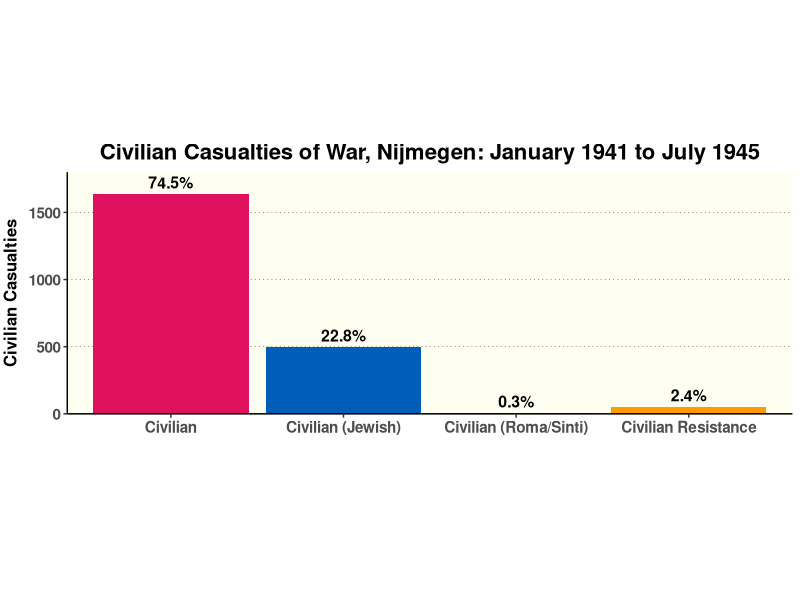
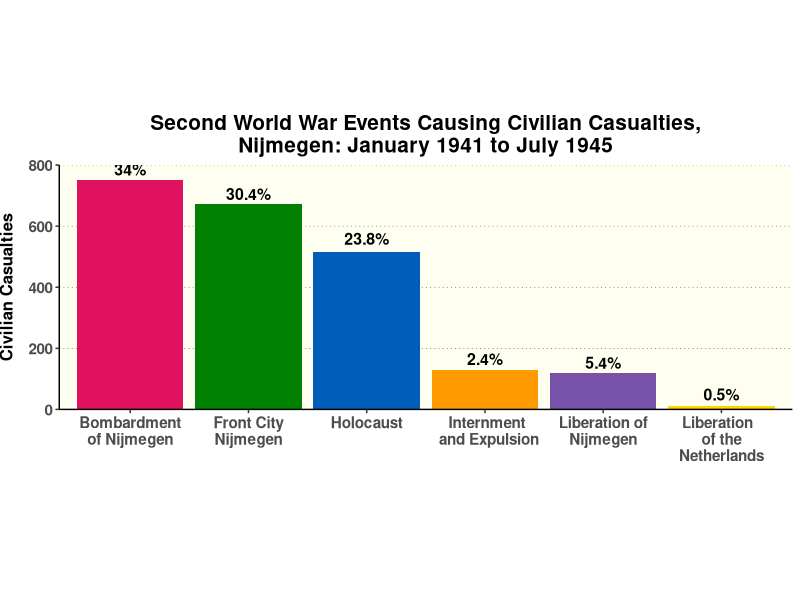
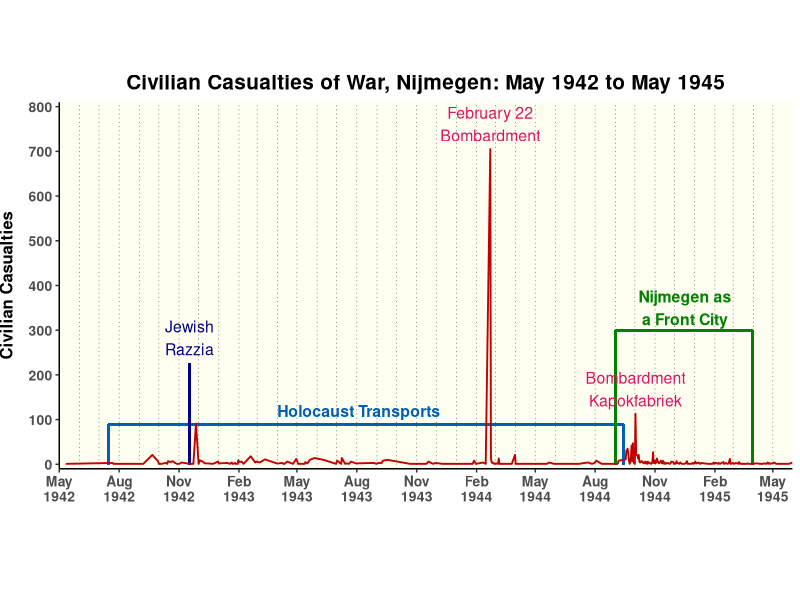

Generate these figures, in order, with R:
install.packages("ggplot2")
install.packages("tidyverse")
install.packages("lubridate")
library(ggplot2)
library(tidyverse)
library(lubridate)

war_dead <- read_tsv("War_Dead_Nijmegen.tsv")
warcat <- war_dead %>% count(`War Category`)
eventgrp <- war_dead %>% count(`Event Group`)
dates <- as.Date(dmy(war_dead$`Date of Death`))
deaths <- as.data.frame(table(dates))
colnames(deaths) <- c("Date","Deaths")

warc_plot <- ggplot(warcat,aes(`War Category`,n,fill=`War Category`)) + 
  geom_col() + 
  scale_fill_manual(values=c("#E0115F","#005EB8","#008000","#FF9B00")) + 
  scale_y_continuous(limits=c(0,1800), expand=c(0,0)) + 
  annotate("text",x="Civilian",y=1723,label="74.5%",size=4,fontface="bold") + 
  annotate("text",x="Civilian (Jewish)",y=583,label="22.8%",size=4,fontface="bold") + 
  annotate("text",x="Civilian (Roma/Sinti)",y=91,label="0.3%",size=4,fontface="bold") + 
  annotate("text",x="Civilian Resistance",y=138,label="2.4%",size=4,fontface="bold") + 
  labs(x="",y="Civilian Casualties", 
       title="Civilian Casualties of War, Nijmegen: January 1941 to July 1945") + 
  theme_classic() + 
  theme(legend.position="none",
        panel.background=element_rect(fill="#FFFFF1"),
        panel.grid.major.y=element_line(color="#444444",
                                        linetype="dotted",linewidth=0.2),
        plot.title=element_text(face="bold",size=16,hjust=0.5),
        axis.title.y=element_text(face="bold",size=12,vjust=2),
        axis.text.x=element_text(face="bold",size=11),
        axis.text.y=element_text(face="bold",size=11),
        aspect.ratio=1/3)

evgr_plot <- ggplot(eventgrp,aes(`Event Group`,n,fill=`Event Group`)) + geom_col() + 
  annotate("text",x="Bombardment of Nijmegen",y=785,label="34%",size=4,fontface="bold") + 
  annotate("text",x="Front City Nijmegen",y=705,label="30.4%",size=4,fontface="bold") + 
  annotate("text",x="Holocaust",y=559,label="23.8%",size=4,fontface="bold") + 
  annotate("text",x="Internment and Expulsion",y=165,label="2.4%",size=4,fontface="bold")+
  annotate("text",x="Liberation of Nijmegen",y=153,label="5.4%",size=4,fontface="bold") + 
  annotate("text",x="Liberation of the Netherlands",y=49,label="0.5%",size=4,
           fontface="bold") + 
  scale_fill_manual(values=c("#E0115F","#008000","#005EB8",
                             "#FF9B00","#7851A9","#FFD700")) + 
  scale_y_continuous(limits=c(0,800), expand=c(0,0)) + 
  scale_x_discrete(labels=c("Bombardment
of Nijmegen","Front City
Nijmegen","Holocaust","    Internment   
  and Expulsion","Liberation of
Nijmegen","Liberation  
of the
Netherlands")) + 
  labs(x="",y="Civilian Casualties",
       title="Second World War Events Causing Civilian Casualties,
Nijmegen: January 1941 to July 1945") + 
  theme_classic() + 
  theme(legend.position="none",
        panel.background=element_rect(fill="#FFFFF1"),
        panel.grid.major.y=element_line(color="#444444",
                                        linetype="dotted",linewidth=0.2),
        plot.title=element_text(face="bold",size=15,hjust=0.5),
        axis.title.y=element_text(face="bold",size=12,vjust=3),
        axis.text.x=element_text(face="bold",size=11),
        axis.text.y=element_text(face="bold",size=11),
        aspect.ratio=1/3)

timeline <- ggplot(deaths, aes(as.Date(Date),Deaths)) + 
  scale_x_date(breaks="3 months",minor_breaks="1 month",expand=c(0,0),date_labels=("%b
%Y"),limits=c(as.Date("1942-05-01"),as.Date("1945-05-31"))) + 
  scale_y_continuous(n.breaks=8,limits=c(0,800),expand=c(0.0125,0)) + 
  labs(x="",y="Civilian Casualties",
       title="Civilian Casualties of War, Nijmegen: May 1942 to May 1945") + 
  annotate("text",x=as.Date("1943-08-04"),y=119,label="Holocaust Transports",
           size=4,color="#005EB8",fontface="bold") + 
  geom_segment(aes(x=as.Date("1942-07-15"),y=0,xend=as.Date("1942-07-15"),yend=90),
               linewidth=0.7,color="#005EB8") + 
  geom_segment(aes(x=as.Date("1944-09-13"),y=0,xend=as.Date("1944-09-13"),yend=90),
               linewidth=0.7,color="#005EB8") + 
  geom_segment(aes(x=as.Date("1942-07-15"),y=90,xend=as.Date("1944-09-13"),yend=90),
               linewidth=0.7,color="#005EB8") + 
  annotate("text",x=as.Date("1944-12-17"),y=350,label="Nijmegen as
a Front City",size=4,color="#008000",fontface="bold") + 
  geom_segment(aes(x=as.Date("1944-09-01"),y=0,xend=as.Date("1944-09-01"),yend=300),
               linewidth=0.7,color="#008000") + 
  geom_segment(aes(x=as.Date("1945-03-31"),y=0,xend=as.Date("1945-03-31"),yend=300),
               linewidth=0.7,color="#008000") + 
  geom_segment(aes(x=as.Date("1944-09-01"),y=300,xend=as.Date("1945-03-31"),yend=300),
               linewidth=0.7,color="#008000") + 
  annotate("text",x=as.Date("1942-11-17"),y=283,label="Jewish
Razzia",size=4,color="#00008B") + 
  geom_segment(aes(x=as.Date("1942-11-17"),y=0,xend=as.Date("1942-11-17"),yend=225),
               linewidth=0.7,color="#00008B") + 
  annotate("text",x=as.Date("1944-10-02"),y=168,label="Bombardment
Kapokfabriek",size=4,color="#E0115F") + 
  annotate("text",x=as.Date("1944-02-22"),y=761,label="February 22
Bombardment",size=4,color="#E0115F") + 
  theme_classic() + 
  theme(legend.position="none",
        plot.title=element_text(face="bold",size=15,hjust=0.5),
        axis.title.y=element_text(face="bold",size=12,vjust=3),
        axis.text.x=element_text(face="bold",size=10),
        axis.text.y=element_text(face="bold",size=10),
        panel.background=element_rect(fill="#FFFFF1"),
        panel.grid.major.x=element_line(color="#444444",
                                        linetype="dotted",linewidth=0.2),
        panel.grid.minor.x=element_line(color="#444444",
                                        linetype="dotted",linewidth=0.2),
        aspect.ratio=1/2)

# War Category Comparison
warc_plot

# Event Group Comparison
evgr_plot

# Timeline of Civilian Casualties
timeline + geom_line(linewidth=0.645,color="#C30000")